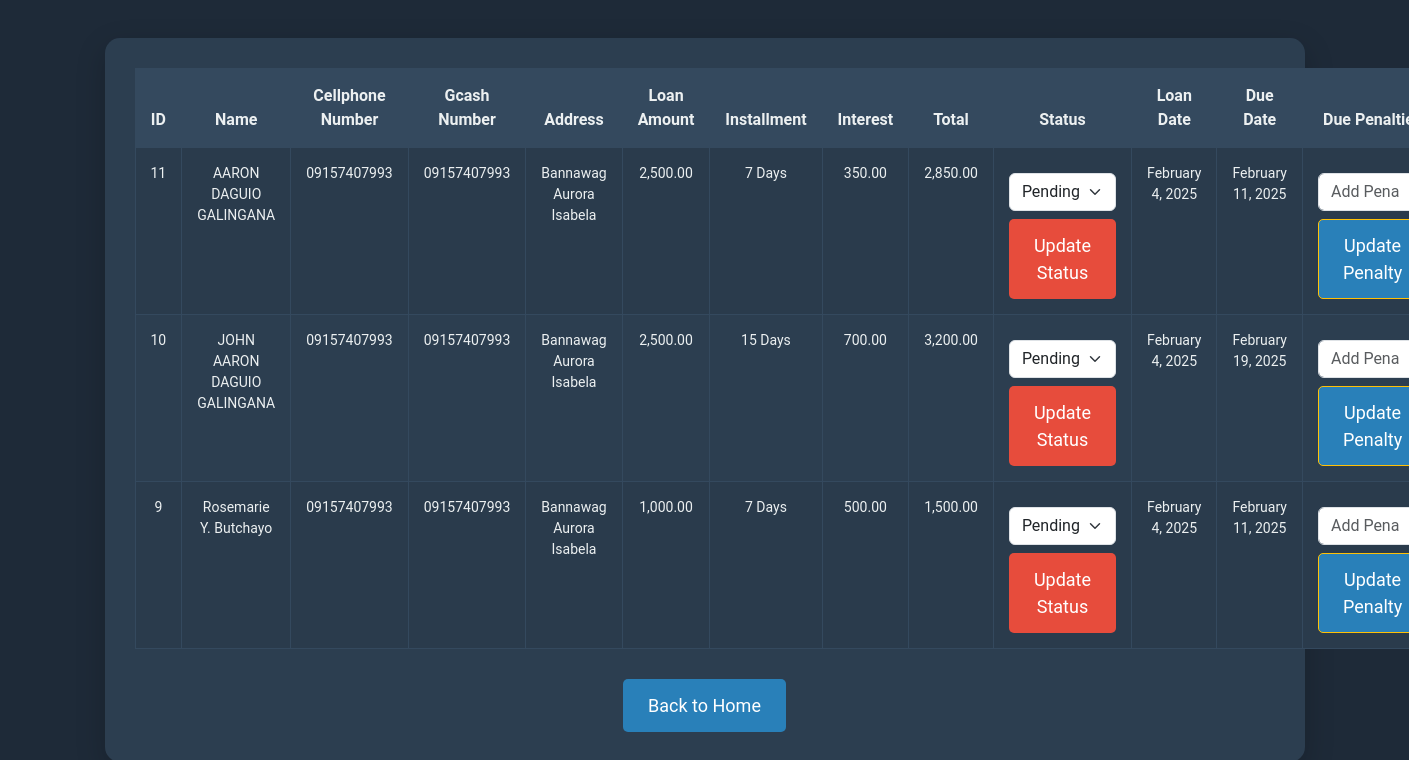
Page /loaners.php on the committed database.
### tables this page shows
CREATE TABLE `loans` (
  `id` int(6) UNSIGNED NOT NULL,
  `name` varchar(255) NOT NULL,
  `cellphone_number` varchar(15) DEFAULT NULL,
  `gcash_number` varchar(15) DEFAULT NULL,
  `address` varchar(255) DEFAULT NULL,
  `loan_amount` decimal(10,2) DEFAULT NULL,
  `installment` enum('7','15') DEFAULT NULL,
  `interest` decimal(5,2) DEFAULT NULL,
  `total` decimal(10,2) DEFAULT NULL,
  `status` enum('pending','paid') DEFAULT NULL,
  `due_penalties` decimal(10,2) DEFAULT NULL,
  `due_date` date DEFAULT NULL,
  `loan_date` date DEFAULT NULL
);

### loaners.php (the view, shortened to what this page needs)
<?php
$servername = "localhost";
$username = "root";
$password = "";
$dbname = "loan_system";
$conn = new mysqli($servername, $username, $password, $dbname);
$sql = "SELECT * FROM loans ORDER BY name ASC";
$result = $conn->query($sql);
?>
<!DOCTYPE html>
<html lang="en">
<head>
    <link href="https://cdn.jsdelivr.net/npm/bootstrap@5.3.0-alpha1/dist/css/bootstrap.min.css" rel="stylesheet">
</head>
<body>
    <div class="container">
        <?php if ($result->num_rows > 0): ?>
            <table class="table table-bordered table-striped">
                <thead>
                    <tr>
                        <th>ID</th>
                        <th>Name</th>
                        <th>Cellphone Number</th>
                        <th>Gcash Number</th>
                        <th>Address</th>
                        <th>Loan Amount</th>
                        <th>Installment</th>
                        <th>Interest</th>
                        <th>Total</th>
                        <th>Status</th>
                        <th>Loan Date</th>
                        <th>Due Date</th>
                        <th>Due Penalties</th>
                    </tr>
                </thead>
                <tbody>
                    <?php while($row = $result->fetch_assoc()): ?>
                        <?php
                            $loan_date = date("F j, Y", strtotime($row['loan_date']));
                            $due_date = date("F j, Y", strtotime($row['due_date']));
                        ?>
                        <tr>
                            <td><?php echo $row['id']; ?></td>
                            <td><?php echo $row['name']; ?></td>
                            <td><?php echo $row['cellphone_number']; ?></td>
                            <td><?php echo $row['gcash_number']; ?></td>
                            <td><?php echo $row['address']; ?></td>
                            <td><?php echo number_format($row['loan_amount'], 2); ?></td>
                            <td><?php echo $row['installment']; ?> Days</td>
                            <td><?php echo number_format($row['interest'], 2); ?></td>
                            <td><?php echo number_format($row['total'], 2); ?></td>
                            <td>
                                <form method="POST" action="">
                                    <select name="status" class="form-select">
                                        <option value="pending" <?php echo $row['status'] == 'pending' ? 'selected' : ''; ?>>Pending</option>
                                    </select>
                                    <button type="submit" class="btn <?php echo ($row['status'] == 'pending') ? 'btn-pending' : 'btn-paid'; ?> mt-2">Update Status</button>
                                </form>
                            </td>
                            <td><?php echo $loan_date; ?></td>
                            <td><?php echo $due_date; ?></td>
                            <td>
                                <form method="POST" action="">
                                    <input type="number" name="due_penalties" class="form-control" placeholder="Add Penalty" value="<?php echo $row['due_penalties']; ?>" step="0.01">
                                    <button type="submit" class="btn btn-warning mt-2">Update Penalty</button>
                                </form>
                            </td>
                        </tr>
                    <?php endwhile; ?>
                </tbody>
            </table>
        <?php endif; ?>
        <div class="text-center">
            <a href="index.php" class="btn">Back to Home</a>
        </div>
    </div>
</body>
</html>

### loaners.php (style rules this page uses)
body { background-color: #1e2a38; font-family: 'Roboto', sans-serif; color: #f4f7fb; height: 100vh; margin: 0; display: flex; align-items: center; justify-content: center; }
.container { background-color: #2c3e50; border-radius: 15px; padding: 30px; box-shadow: 0 10px 30px rgba(0, 0, 0, 0.2); width: 90%; max-width: 1200px; }
.table { width: 100%; border-collapse: collapse; margin-bottom: 20px; }
.table th, .table td { padding: 15px; text-align: center; border: 1px solid #34495e; }
.table th { background-color: #34495e; color: #ecf0f1; font-weight: bold; font-size: 16px; }
.table td { background-color: #2c3e50; color: #ecf0f1; font-size: 14px; }
.btn { background-color: #2980b9; color: white; padding: 12px 24px; border-radius: 5px; font-size: 18px; transition: background-color 0.3s; text-decoration: none; display: inline-block; margin-top: 10px; }
.btn-pending { background-color: #e74c3c; }
.form-control { margin-top: 10px; }
.form-select { margin-top: 10px; }

### rows in the picture
loans: id "11", name "AARON DAGUIO GALINGANA", cellphone_number "09157407993", gcash_number "09157407993", address "Bannawag Aurora Isabela", loan_amount "2,500.00", installment "7", interest "350.00", total "2,850.00", status "Pending", loan_date "February 4, 2025", due_date "February 11, 2025"
loans: id "10", name "JOHN AARON DAGUIO GALINGANA", cellphone_number "09157407993", gcash_number "09157407993", address "Bannawag Aurora Isabela", loan_amount "2,500.00", installment "15", interest "700.00", total "3,200.00", status "Pending", loan_date "February 4, 2025", due_date "February 19, 2025"
loans: id "9", name "Rosemarie Y. Butchayo", cellphone_number "09157407993", gcash_number "09157407993", address "Bannawag Aurora Isabela", loan_amount "1,000.00", installment "7", interest "500.00", total "1,500.00", status "Pending", loan_date "February 4, 2025", due_date "February 11, 2025"
